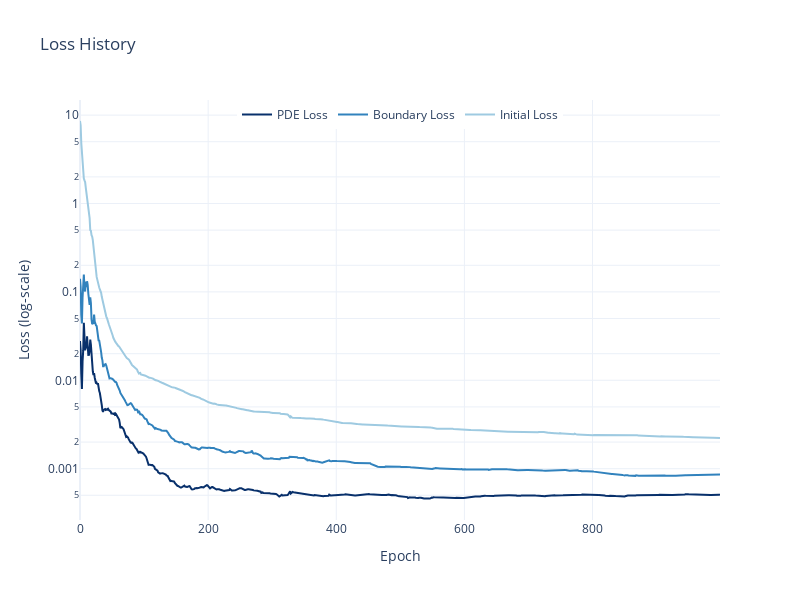

Notebook source saved alongside this figure:
### Markdown cell above
## L-BFGS Training

### Code cell
model = build_nn(
    nn_shape=nn_shape,
    input_dim=assets,
    dtype=torch.float32
).apply(weights_init).to(device)
model.train()

boundary_samples = 500
interior_samples = boundary_samples*assets*2
initial_samples = boundary_samples*assets*2

# We create new samples
dataset = SampledDataset(
    params, interior_samples, initial_samples, boundary_samples, sampler, dtype, device, seed=0)

optimizer = LBFGS(
    model.parameters(),
    max_iter=1000,
    max_eval=1000,)

batch_size = len(dataset) # we use all samples

# # Set the training function
closure = DimlessBS()\
    .with_dataset(dataset, loader_opts={'batch_size': batch_size, "shuffle": True, "pin_memory": True})\
    .with_model(model)\
    .with_device(device)\
    .with_dtype(dtype)

trainer = PINNTrainer()\
    .with_optimizer(optimizer)\
    .with_device(device)\
    .with_dtype(dtype)\
    .with_training_step(closure)\

closure = closure.with_dataset(
    dataset, loader_opts={'batch_size': batch_size, "shuffle": False, "pin_memory": True})

trainer = trainer.with_optimizer(optimizer).with_training_step(closure)
trainer.train()

lbfgs_state = closure.get_state()
plot_loss(lbfgs_state, smooth=False)

### Figure 1 — Plotly figure (JSON) as saved in the notebook; plotly's stock layout.template omitted (floating-point values rounded to 4 significant figures; data arrays with more than 128 entries replaced by an {"elided": "..."} marker saying what was removed)
{"data": [{"line": {"color": "#08306B"}, "mode": "lines", "name": "PDE Loss", "type": "scatter", "x": {"elided": "1000 int values"}, "y": {"elided": "1000 float values"}}, {"line": {"color": "#3182BD"}, "mode": "lines", "name": "Boundary Loss", "type": "scatter", "x": {"elided": "1000 int values"}, "y": {"elided": "1000 float values"}}, {"line": {"color": "#9ECAE1"}, "mode": "lines", "name": "Initial Loss", "type": "scatter", "x": {"elided": "1000 int values"}, "y": {"elided": "1000 float values"}}], "layout": {"height": 600, "legend": {"orientation": "h", "x": 0.5, "xanchor": "center", "y": 1, "yanchor": "top"}, "title": {"text": "Loss History"}, "width": 800, "xaxis": {"title": {"text": "Epoch"}}, "yaxis": {"title": {"text": "Loss (log‑scale)"}, "type": "log"}}}
